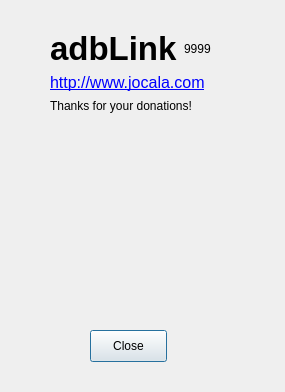
<?xml version="1.0" encoding="UTF-8"?>
<ui version="4.0">
 <class>Dialog2</class>
 <widget class="QDialog" name="Dialog2">
  <property name="geometry">
   <rect>
    <x>0</x>
    <y>0</y>
    <width>285</width>
    <height>392</height>
   </rect>
  </property>
  <property name="windowTitle">
   <string/>
  </property>
  <widget class="QPushButton" name="pushButton">
   <property name="geometry">
    <rect>
     <x>90</x>
     <y>330</y>
     <width>77</width>
     <height>32</height>
    </rect>
   </property>
   <property name="text">
    <string>Close</string>
   </property>
  </widget>
  <widget class="QPushButton" name="donate">
   <property name="geometry">
    <rect>
     <x>60</x>
     <y>250</y>
     <width>150</width>
     <height>50</height>
    </rect>
   </property>
   <property name="text">
    <string/>
   </property>
   <property name="iconSize">
    <size>
     <width>47</width>
     <height>147</height>
    </size>
   </property>
   <property name="autoDefault">
    <bool>false</bool>
   </property>
   <property name="flat">
    <bool>true</bool>
   </property>
  </widget>
  <widget class="QLabel" name="label_4">
   <property name="geometry">
    <rect>
     <x>90</x>
     <y>140</y>
     <width>71</width>
     <height>101</height>
    </rect>
   </property>
   <property name="styleSheet">
    <string notr="true">image: url(:/assets/adblink.png);</string>
   </property>
   <property name="text">
    <string/>
   </property>
  </widget>
  <widget class="QWidget" name="">
   <property name="geometry">
    <rect>
     <x>50</x>
     <y>30</y>
     <width>165</width>
     <height>83</height>
    </rect>
   </property>
   <layout class="QVBoxLayout" name="verticalLayout">
    <item>
     <layout class="QHBoxLayout" name="horizontalLayout">
      <item>
       <widget class="QLabel" name="label">
        <property name="font">
         <font>
          <family>Lucida Grande</family>
          <pointsize>25</pointsize>
          <weight>75</weight>
          <bold>true</bold>
         </font>
        </property>
        <property name="text">
         <string>adbLink</string>
        </property>
        <property name="textFormat">
         <enum>Qt::PlainText</enum>
        </property>
       </widget>
      </item>
      <item>
       <widget class="QLabel" name="vlabel">
        <property name="text">
         <string>9999</string>
        </property>
       </widget>
      </item>
     </layout>
    </item>
    <item>
     <widget class="QLabel" name="label_7">
      <property name="text">
       <string>&lt;html&gt;&lt;head/&gt;&lt;body&gt;&lt;p&gt;&lt;a href=&quot;http://www.jocala.com&quot;&gt;&lt;span style=&quot; font-size:12pt; text-decoration: underline; color:#0000ff;&quot;&gt;http://www.jocala.com&lt;/span&gt;&lt;/a&gt;&lt;/p&gt;&lt;/body&gt;&lt;/html&gt;</string>
      </property>
      <property name="openExternalLinks">
       <bool>true</bool>
      </property>
      <property name="textInteractionFlags">
       <set>Qt::LinksAccessibleByMouse|Qt::TextSelectableByMouse</set>
      </property>
     </widget>
    </item>
    <item>
     <widget class="QLabel" name="label_2">
      <property name="text">
       <string>Thanks for your donations!</string>
      </property>
     </widget>
    </item>
   </layout>
  </widget>
 </widget>
 <resources/>
 <connections>
  <connection>
   <sender>pushButton</sender>
   <signal>clicked()</signal>
   <receiver>Dialog2</receiver>
   <slot>close()</slot>
   <hints>
    <hint type="sourcelabel">
     <x>159</x>
     <y>144</y>
    </hint>
    <hint type="destinationlabel">
     <x>202</x>
     <y>161</y>
    </hint>
   </hints>
  </connection>
 </connections>
</ui>
